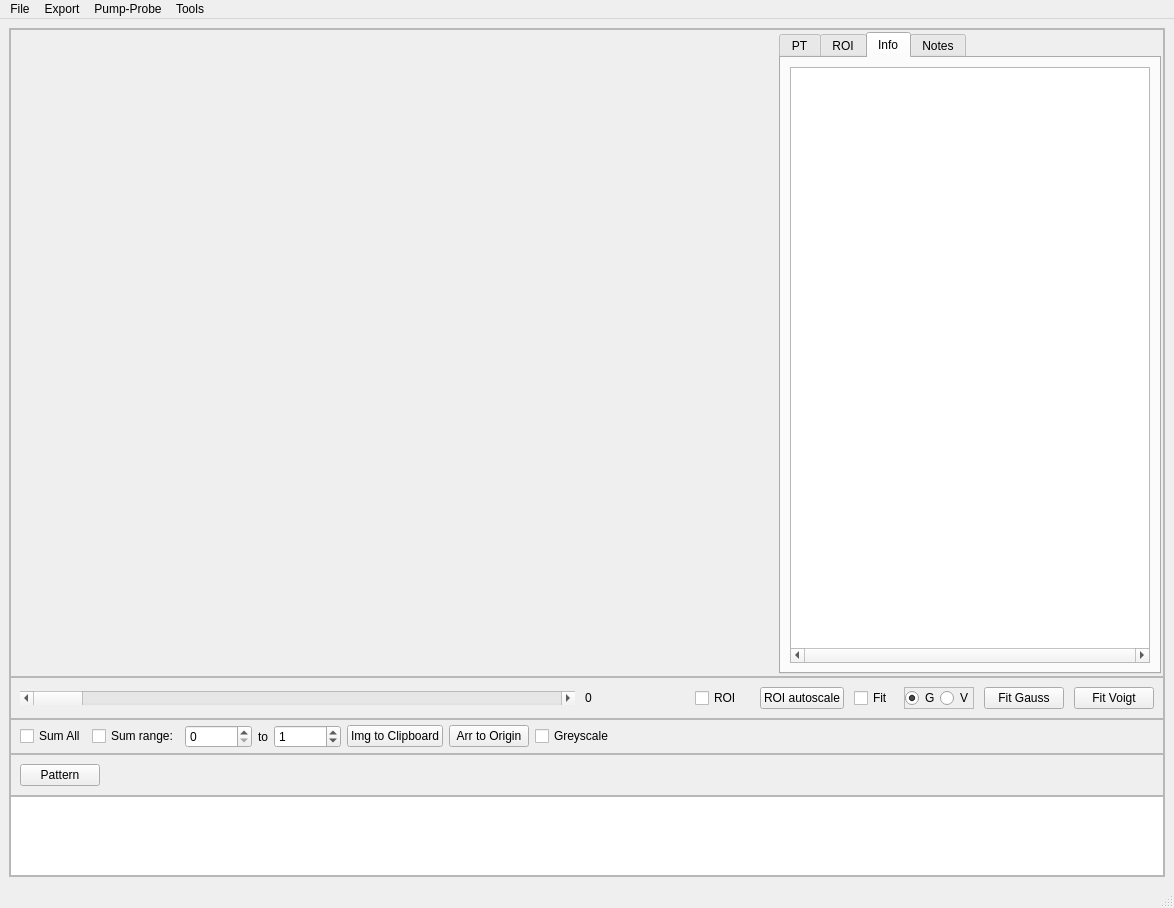
<?xml version="1.0" encoding="UTF-8"?>
<ui version="4.0">
 <class>MainWindow</class>
 <widget class="QMainWindow" name="MainWindow">
  <property name="geometry">
   <rect>
    <x>0</x>
    <y>0</y>
    <width>1174</width>
    <height>908</height>
   </rect>
  </property>
  <property name="windowTitle">
   <string>UED dataset explorer</string>
  </property>
  <widget class="QWidget" name="centralwidget">
   <layout class="QHBoxLayout" name="horizontalLayout_3">
    <item>
     <widget class="QFrame" name="frame_3">
      <property name="sizePolicy">
       <sizepolicy hsizetype="Expanding" vsizetype="Expanding">
        <horstretch>0</horstretch>
        <verstretch>0</verstretch>
       </sizepolicy>
      </property>
      <property name="frameShape">
       <enum>QFrame::StyledPanel</enum>
      </property>
      <property name="frameShadow">
       <enum>QFrame::Raised</enum>
      </property>
      <layout class="QVBoxLayout" name="verticalLayout_2" stretch="2,1,0,0,0">
       <property name="spacing">
        <number>0</number>
       </property>
       <property name="leftMargin">
        <number>0</number>
       </property>
       <property name="topMargin">
        <number>0</number>
       </property>
       <property name="rightMargin">
        <number>0</number>
       </property>
       <property name="bottomMargin">
        <number>0</number>
       </property>
       <item>
        <widget class="QFrame" name="frame_2">
         <property name="sizePolicy">
          <sizepolicy hsizetype="Expanding" vsizetype="Expanding">
           <horstretch>0</horstretch>
           <verstretch>0</verstretch>
          </sizepolicy>
         </property>
         <property name="frameShape">
          <enum>QFrame::StyledPanel</enum>
         </property>
         <property name="frameShadow">
          <enum>QFrame::Raised</enum>
         </property>
         <layout class="QHBoxLayout" name="horizontalLayout" stretch="2,1">
          <property name="spacing">
           <number>2</number>
          </property>
          <property name="leftMargin">
           <number>2</number>
          </property>
          <property name="topMargin">
           <number>2</number>
          </property>
          <property name="rightMargin">
           <number>2</number>
          </property>
          <property name="bottomMargin">
           <number>2</number>
          </property>
          <item>
           <widget class="ImageView" name="widget" native="true">
            <property name="sizePolicy">
             <sizepolicy hsizetype="Expanding" vsizetype="Expanding">
              <horstretch>0</horstretch>
              <verstretch>0</verstretch>
             </sizepolicy>
            </property>
            <property name="minimumSize">
             <size>
              <width>600</width>
              <height>600</height>
             </size>
            </property>
           </widget>
          </item>
          <item>
           <widget class="QTabWidget" name="tabWidget">
            <property name="sizePolicy">
             <sizepolicy hsizetype="Expanding" vsizetype="Expanding">
              <horstretch>0</horstretch>
              <verstretch>0</verstretch>
             </sizepolicy>
            </property>
            <property name="currentIndex">
             <number>2</number>
            </property>
            <widget class="QWidget" name="tab">
             <attribute name="title">
              <string>PT</string>
             </attribute>
             <layout class="QVBoxLayout" name="verticalLayout_3">
              <item>
               <widget class="QLabel" name="label_5">
                <property name="sizePolicy">
                 <sizepolicy hsizetype="Preferred" vsizetype="Fixed">
                  <horstretch>0</horstretch>
                  <verstretch>0</verstretch>
                 </sizepolicy>
                </property>
                <property name="text">
                 <string>Pressure</string>
                </property>
                <property name="alignment">
                 <set>Qt::AlignCenter</set>
                </property>
               </widget>
              </item>
              <item>
               <widget class="PlotWidget" name="widget_4" native="true"/>
              </item>
              <item>
               <widget class="QLabel" name="label_6">
                <property name="sizePolicy">
                 <sizepolicy hsizetype="Preferred" vsizetype="Fixed">
                  <horstretch>0</horstretch>
                  <verstretch>0</verstretch>
                 </sizepolicy>
                </property>
                <property name="text">
                 <string>Temperature</string>
                </property>
                <property name="alignment">
                 <set>Qt::AlignCenter</set>
                </property>
               </widget>
              </item>
              <item>
               <widget class="PlotWidget" name="widget_5" native="true"/>
              </item>
             </layout>
            </widget>
            <widget class="QWidget" name="Binnings">
             <attribute name="title">
              <string>ROI</string>
             </attribute>
             <layout class="QVBoxLayout" name="verticalLayout">
              <item>
               <widget class="QLabel" name="label">
                <property name="sizePolicy">
                 <sizepolicy hsizetype="Preferred" vsizetype="Fixed">
                  <horstretch>0</horstretch>
                  <verstretch>0</verstretch>
                 </sizepolicy>
                </property>
                <property name="text">
                 <string>Horizontal Binning</string>
                </property>
                <property name="alignment">
                 <set>Qt::AlignCenter</set>
                </property>
               </widget>
              </item>
              <item>
               <widget class="PlotWidget" name="widget_2" native="true"/>
              </item>
              <item>
               <widget class="QLabel" name="label_2">
                <property name="sizePolicy">
                 <sizepolicy hsizetype="Preferred" vsizetype="Fixed">
                  <horstretch>0</horstretch>
                  <verstretch>0</verstretch>
                 </sizepolicy>
                </property>
                <property name="text">
                 <string>Vertical Binning</string>
                </property>
                <property name="alignment">
                 <set>Qt::AlignCenter</set>
                </property>
               </widget>
              </item>
              <item>
               <widget class="PlotWidget" name="widget_3" native="true"/>
              </item>
             </layout>
            </widget>
            <widget class="QWidget" name="tab_2">
             <attribute name="title">
              <string>Info</string>
             </attribute>
             <layout class="QVBoxLayout" name="verticalLayout_4">
              <item>
               <widget class="QTableView" name="tableView_2">
                <property name="horizontalScrollBarPolicy">
                 <enum>Qt::ScrollBarAlwaysOn</enum>
                </property>
                <property name="sizeAdjustPolicy">
                 <enum>QAbstractScrollArea::AdjustToContentsOnFirstShow</enum>
                </property>
                <attribute name="horizontalHeaderDefaultSectionSize">
                 <number>150</number>
                </attribute>
                <attribute name="horizontalHeaderStretchLastSection">
                 <bool>true</bool>
                </attribute>
               </widget>
              </item>
             </layout>
            </widget>
            <widget class="QWidget" name="tab_3">
             <attribute name="title">
              <string>Notes</string>
             </attribute>
             <layout class="QHBoxLayout" name="horizontalLayout_7">
              <item>
               <widget class="QLabel" name="notes_lbl">
                <property name="text">
                 <string/>
                </property>
                <property name="alignment">
                 <set>Qt::AlignLeading|Qt::AlignLeft|Qt::AlignTop</set>
                </property>
               </widget>
              </item>
             </layout>
            </widget>
           </widget>
          </item>
         </layout>
        </widget>
       </item>
       <item>
        <widget class="QFrame" name="frame_4">
         <property name="sizePolicy">
          <sizepolicy hsizetype="Preferred" vsizetype="Fixed">
           <horstretch>0</horstretch>
           <verstretch>0</verstretch>
          </sizepolicy>
         </property>
         <property name="frameShape">
          <enum>QFrame::StyledPanel</enum>
         </property>
         <property name="frameShadow">
          <enum>QFrame::Raised</enum>
         </property>
         <layout class="QHBoxLayout" name="horizontalLayout_2" stretch="50,5,5,5,0,0,5,0">
          <property name="spacing">
           <number>10</number>
          </property>
          <item>
           <widget class="QScrollBar" name="horizontalScrollBar">
            <property name="orientation">
             <enum>Qt::Horizontal</enum>
            </property>
           </widget>
          </item>
          <item>
           <widget class="QLabel" name="label_3">
            <property name="sizePolicy">
             <sizepolicy hsizetype="Fixed" vsizetype="Preferred">
              <horstretch>0</horstretch>
              <verstretch>0</verstretch>
             </sizepolicy>
            </property>
            <property name="minimumSize">
             <size>
              <width>100</width>
              <height>0</height>
             </size>
            </property>
            <property name="text">
             <string>0</string>
            </property>
           </widget>
          </item>
          <item>
           <widget class="QCheckBox" name="roi_chkbx">
            <property name="text">
             <string>ROI</string>
            </property>
           </widget>
          </item>
          <item>
           <widget class="QPushButton" name="pushButton">
            <property name="text">
             <string>ROI autoscale</string>
            </property>
           </widget>
          </item>
          <item>
           <widget class="QCheckBox" name="fit_chkbx">
            <property name="text">
             <string>Fit</string>
            </property>
           </widget>
          </item>
          <item>
           <widget class="QFrame" name="frame">
            <property name="frameShape">
             <enum>QFrame::StyledPanel</enum>
            </property>
            <property name="frameShadow">
             <enum>QFrame::Raised</enum>
            </property>
            <layout class="QHBoxLayout" name="horizontalLayout_6">
             <property name="spacing">
              <number>0</number>
             </property>
             <property name="leftMargin">
              <number>0</number>
             </property>
             <property name="topMargin">
              <number>0</number>
             </property>
             <property name="rightMargin">
              <number>0</number>
             </property>
             <property name="bottomMargin">
              <number>0</number>
             </property>
             <item>
              <widget class="QRadioButton" name="fit_G">
               <property name="text">
                <string>G</string>
               </property>
               <property name="checked">
                <bool>true</bool>
               </property>
              </widget>
             </item>
             <item>
              <widget class="QRadioButton" name="fit_V">
               <property name="text">
                <string>V</string>
               </property>
              </widget>
             </item>
            </layout>
           </widget>
          </item>
          <item>
           <widget class="QPushButton" name="fit_gauss_btn">
            <property name="text">
             <string>Fit Gauss</string>
            </property>
           </widget>
          </item>
          <item>
           <widget class="QPushButton" name="fit_voigt_btn">
            <property name="text">
             <string>Fit Voigt</string>
            </property>
           </widget>
          </item>
         </layout>
        </widget>
       </item>
       <item>
        <widget class="QFrame" name="frame_5">
         <property name="sizePolicy">
          <sizepolicy hsizetype="Expanding" vsizetype="Expanding">
           <horstretch>0</horstretch>
           <verstretch>0</verstretch>
          </sizepolicy>
         </property>
         <property name="frameShape">
          <enum>QFrame::StyledPanel</enum>
         </property>
         <property name="frameShadow">
          <enum>QFrame::Raised</enum>
         </property>
         <layout class="QHBoxLayout" name="horizontalLayout_4">
          <property name="topMargin">
           <number>5</number>
          </property>
          <property name="bottomMargin">
           <number>5</number>
          </property>
          <item>
           <widget class="QCheckBox" name="sum_chkbx">
            <property name="text">
             <string>Sum All</string>
            </property>
           </widget>
          </item>
          <item>
           <widget class="QCheckBox" name="checkBox">
            <property name="text">
             <string>Sum range:</string>
            </property>
           </widget>
          </item>
          <item>
           <widget class="QSpinBox" name="spinBox">
            <property name="enabled">
             <bool>true</bool>
            </property>
            <property name="maximum">
             <number>990000</number>
            </property>
            <property name="singleStep">
             <number>1</number>
            </property>
           </widget>
          </item>
          <item>
           <widget class="QLabel" name="label_4">
            <property name="text">
             <string>to</string>
            </property>
           </widget>
          </item>
          <item>
           <widget class="QSpinBox" name="spinBox_2">
            <property name="enabled">
             <bool>true</bool>
            </property>
            <property name="maximum">
             <number>990000</number>
            </property>
            <property name="value">
             <number>1</number>
            </property>
           </widget>
          </item>
          <item>
           <widget class="QPushButton" name="export_img_btn">
            <property name="text">
             <string>Img to Clipboard</string>
            </property>
           </widget>
          </item>
          <item>
           <widget class="QPushButton" name="export_arr_btn">
            <property name="text">
             <string>Arr to Origin</string>
            </property>
           </widget>
          </item>
          <item>
           <widget class="QCheckBox" name="greyscale_chkbx">
            <property name="text">
             <string>Greyscale</string>
            </property>
            <property name="checkable">
             <bool>true</bool>
            </property>
           </widget>
          </item>
          <item>
           <spacer name="horizontalSpacer">
            <property name="orientation">
             <enum>Qt::Horizontal</enum>
            </property>
            <property name="sizeHint" stdset="0">
             <size>
              <width>40</width>
              <height>20</height>
             </size>
            </property>
           </spacer>
          </item>
         </layout>
        </widget>
       </item>
       <item>
        <widget class="QFrame" name="frame_6">
         <property name="sizePolicy">
          <sizepolicy hsizetype="Expanding" vsizetype="Expanding">
           <horstretch>0</horstretch>
           <verstretch>0</verstretch>
          </sizepolicy>
         </property>
         <property name="frameShape">
          <enum>QFrame::StyledPanel</enum>
         </property>
         <property name="frameShadow">
          <enum>QFrame::Raised</enum>
         </property>
         <layout class="QHBoxLayout" name="horizontalLayout_5">
          <item>
           <widget class="QPushButton" name="FCC_btn">
            <property name="sizePolicy">
             <sizepolicy hsizetype="Fixed" vsizetype="Fixed">
              <horstretch>0</horstretch>
              <verstretch>0</verstretch>
             </sizepolicy>
            </property>
            <property name="text">
             <string>Pattern</string>
            </property>
           </widget>
          </item>
          <item>
           <spacer name="horizontalSpacer_2">
            <property name="orientation">
             <enum>Qt::Horizontal</enum>
            </property>
            <property name="sizeHint" stdset="0">
             <size>
              <width>40</width>
              <height>20</height>
             </size>
            </property>
           </spacer>
          </item>
         </layout>
        </widget>
       </item>
       <item>
        <widget class="QTableView" name="tableView">
         <property name="sizePolicy">
          <sizepolicy hsizetype="Expanding" vsizetype="Fixed">
           <horstretch>0</horstretch>
           <verstretch>0</verstretch>
          </sizepolicy>
         </property>
         <property name="maximumSize">
          <size>
           <width>16777215</width>
           <height>80</height>
          </size>
         </property>
        </widget>
       </item>
      </layout>
     </widget>
    </item>
   </layout>
  </widget>
  <widget class="QMenuBar" name="menubar">
   <property name="geometry">
    <rect>
     <x>0</x>
     <y>0</y>
     <width>1174</width>
     <height>21</height>
    </rect>
   </property>
   <widget class="QMenu" name="menuFile">
    <property name="title">
     <string>File</string>
    </property>
    <addaction name="actionOpen_Folder"/>
    <addaction name="actionOpen_ZIP"/>
    <addaction name="actionOpen_NPY"/>
    <addaction name="actionImport_Dataset"/>
    <addaction name="actionOpen_single_H5_serie"/>
    <addaction name="actionOpen_SPE"/>
   </widget>
   <widget class="QMenu" name="menuExport">
    <property name="title">
     <string>Export</string>
    </property>
    <addaction name="actionImage"/>
    <addaction name="actionArray"/>
    <addaction name="actionDataset"/>
   </widget>
   <widget class="QMenu" name="menuPump_Probe">
    <property name="title">
     <string>Pump-Probe</string>
    </property>
    <addaction name="actionGroup_by_delay"/>
    <addaction name="actionROI_avg_intensity"/>
    <addaction name="actionSubtract_first_image"/>
   </widget>
   <widget class="QMenu" name="menuTools">
    <property name="title">
     <string>Tools</string>
    </property>
    <widget class="QMenu" name="menuBin_Data">
     <property name="title">
      <string>Bin Data</string>
     </property>
     <addaction name="action2x2"/>
     <addaction name="action3x3"/>
     <addaction name="action5x5"/>
     <addaction name="action10x10"/>
    </widget>
    <addaction name="actionRadial_Average"/>
    <addaction name="menuBin_Data"/>
    <addaction name="actionSlice_Data"/>
    <addaction name="actionDownsample_to_16bit"/>
    <addaction name="actionSet_000_position"/>
    <addaction name="separator"/>
    <addaction name="actionPattern_simulator"/>
    <addaction name="separator"/>
    <addaction name="actionPlotter"/>
   </widget>
   <addaction name="menuFile"/>
   <addaction name="menuExport"/>
   <addaction name="menuPump_Probe"/>
   <addaction name="menuTools"/>
  </widget>
  <widget class="QStatusBar" name="statusbar"/>
  <action name="actionOpen_TIFFs">
   <property name="text">
    <string>Open TIFFs</string>
   </property>
  </action>
  <action name="actionOpen_Zip_TIFFs">
   <property name="text">
    <string>Open Zip TIFFs</string>
   </property>
  </action>
  <action name="actionOpen_Zip_H5">
   <property name="text">
    <string>Open Zip H5</string>
   </property>
  </action>
  <action name="actionProject_TRee">
   <property name="checkable">
    <bool>true</bool>
   </property>
   <property name="text">
    <string>Project Tree</string>
   </property>
  </action>
  <action name="actiontest_bar">
   <property name="text">
    <string>test bar</string>
   </property>
  </action>
  <action name="actionOpen_Folder">
   <property name="text">
    <string>Open Folder</string>
   </property>
  </action>
  <action name="actionOpen_ZIP">
   <property name="text">
    <string>Open ZIP</string>
   </property>
  </action>
  <action name="actionImage">
   <property name="text">
    <string>Image to NPY</string>
   </property>
  </action>
  <action name="actionArray">
   <property name="text">
    <string>Array to NPY</string>
   </property>
  </action>
  <action name="actionDataset">
   <property name="text">
    <string>Dataset</string>
   </property>
  </action>
  <action name="actionOpen_NPY">
   <property name="text">
    <string>Open NPY</string>
   </property>
  </action>
  <action name="actionGroup_by_delay">
   <property name="text">
    <string>Group by delay</string>
   </property>
  </action>
  <action name="actionROI_avg_intensity">
   <property name="text">
    <string>ROI avg intensity</string>
   </property>
  </action>
  <action name="actionImport_Dataset">
   <property name="text">
    <string>Import Dataset</string>
   </property>
  </action>
  <action name="actionSet_center">
   <property name="text">
    <string>Set center</string>
   </property>
  </action>
  <action name="actionCalculate">
   <property name="text">
    <string>Calculate</string>
   </property>
  </action>
  <action name="actionSubtract_first_image">
   <property name="text">
    <string>Subtract first image</string>
   </property>
  </action>
  <action name="actionRadial_Average">
   <property name="text">
    <string>Radial Average</string>
   </property>
  </action>
  <action name="action2x2">
   <property name="text">
    <string>2x2</string>
   </property>
  </action>
  <action name="action3x3">
   <property name="text">
    <string>3x3</string>
   </property>
  </action>
  <action name="action5x5">
   <property name="text">
    <string>5x5</string>
   </property>
  </action>
  <action name="action10x10">
   <property name="text">
    <string>10x10</string>
   </property>
  </action>
  <action name="actionSlice_Data">
   <property name="text">
    <string>Slice Data</string>
   </property>
  </action>
  <action name="actionDownsample_to_16bit">
   <property name="text">
    <string>Downsample to 16bit</string>
   </property>
  </action>
  <action name="actionOpen_single_H5_serie">
   <property name="text">
    <string>Open single H5 serie</string>
   </property>
  </action>
  <action name="actionSet_000_position">
   <property name="text">
    <string>Set 000 position</string>
   </property>
  </action>
  <action name="actionPattern_simulator">
   <property name="text">
    <string>Pattern simulator</string>
   </property>
  </action>
  <action name="actionOpen_SPE">
   <property name="text">
    <string>Open SPE</string>
   </property>
  </action>
  <action name="actionPlotter">
   <property name="text">
    <string>Plotter</string>
   </property>
  </action>
 </widget>
 <customwidgets>
  <customwidget>
   <class>PlotWidget</class>
   <extends>QWidget</extends>
   <header location="global">pyqtgraph</header>
   <container>1</container>
  </customwidget>
  <customwidget>
   <class>ImageView</class>
   <extends>QWidget</extends>
   <header location="global">pyqtgraph</header>
   <container>1</container>
  </customwidget>
 </customwidgets>
 <resources/>
 <connections/>
</ui>
